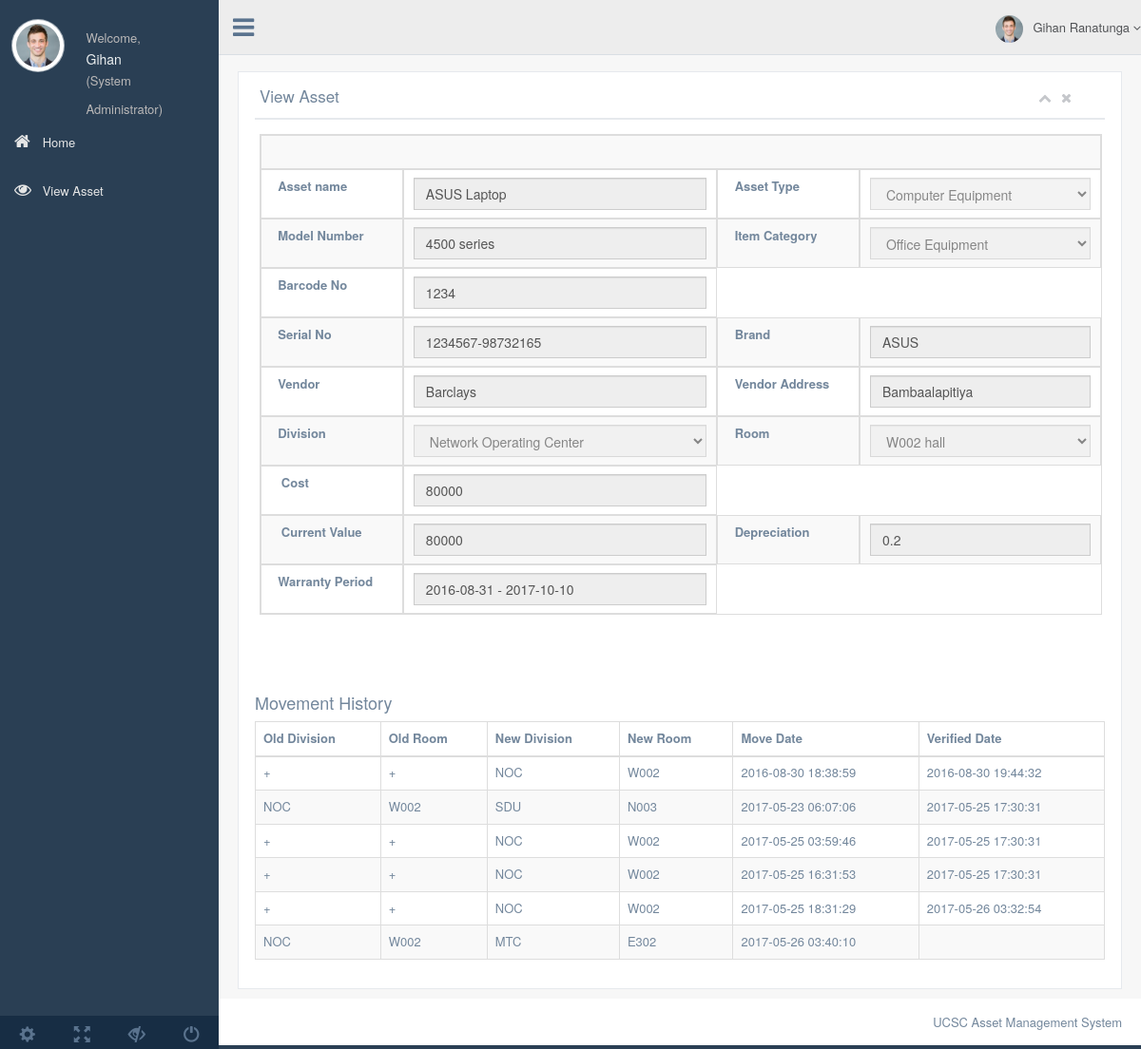
The app's page /asset_details.php?id=27 (signed in) with its own data.
### tables this page shows
CREATE TABLE `asset` (
  `Asset_ID` int(11) NOT NULL,
  `Barcode_No` int(11) DEFAULT NULL,
  `Asset_Name` varchar(60) NOT NULL,
  `Asset_type` varchar(60) NOT NULL,
  `Asset_Category` varchar(60) NOT NULL,
  `Model_No` varchar(60) NOT NULL,
  `Brand` varchar(60) NOT NULL,
  `confirmed` tinyint(1) NOT NULL DEFAULT '0',
  `Serial_No` varchar(60) NOT NULL,
  `Purchase_Date` date NOT NULL,
  `Warranty_End` date NOT NULL,
  `Price` float NOT NULL,
  `Depreciation` float DEFAULT NULL,
  `Last_Value_date` datetime NOT NULL DEFAULT CURRENT_TIMESTAMP,
  `Original_Value` float NOT NULL,
  `Current_Value` float DEFAULT NULL,
  `Vendor` varchar(60) NOT NULL,
  `Vendor_Address` text NOT NULL,
  `Current_Division` varchar(60) DEFAULT NULL,
  `Current_Room` varchar(60) DEFAULT NULL,
  `Asset_Code` varchar(60) DEFAULT NULL,
  `Asset_available` tinyint(11) NOT NULL DEFAULT '1',
  `Asset_approved` tinyint(4) NOT NULL DEFAULT '0',
  `Description` text,
  `Entry_date` datetime NOT NULL DEFAULT CURRENT_TIMESTAMP,
  `deny` tinyint(1) NOT NULL DEFAULT '0',
  `deny_message` varchar(500) DEFAULT NULL
);

CREATE TABLE `asset_movement` (
  `asset_id` int(11) NOT NULL,
  `old_division` varchar(4) DEFAULT NULL,
  `old_room` varchar(4) DEFAULT NULL,
  `new_division` varchar(4) NOT NULL,
  `new_room` varchar(4) NOT NULL,
  `verified` tinyint(4) DEFAULT NULL,
  `move_date` datetime DEFAULT NULL,
  `verify_date` datetime DEFAULT NULL,
  `moved_by` int(11) DEFAULT NULL,
  `approved_by` int(11) DEFAULT NULL
);

### asset_details.php (the view, shortened to what the rows shown need)
<?php
 include "function.php";
$log = new FAssetClerk();
$user_details = $_SESSION['user_details']; $level = $log->retrieve_user_level_name($user_details['user_level']);
$first_name = $user_details['first_name'];
if (isset($_GET['id'])){
    $asset = $log->view_asset($_GET['id']);
    $asset_data = $asset->fetch_assoc();
}
else{
    header("Location:viewasset.php");
    exit();
}
?>
<!DOCTYPE html>
<html lang="en">
<head>
  <link href="css/bootstrap.min.css" rel="stylesheet">
  <link href="fonts/css/font-awesome.min.css" rel="stylesheet">
  <link href="css/custom.css" rel="stylesheet">
  <link href="css/icheck/flat/green.css" rel="stylesheet">
  <link href="css/datatables/jquery.dataTables.min.css" rel="stylesheet" type="text/css" />
  <link href="css/datatables/buttons.bootstrap.min.css" rel="stylesheet" type="text/css" />
  <link href="css/datatables/fixedHeader.bootstrap.min.css" rel="stylesheet" type="text/css" />
  <link href="css/datatables/responsive.bootstrap.min.css" rel="stylesheet" type="text/css" />
  <link href="css/datatables/scroller.bootstrap.min.css" rel="stylesheet" type="text/css" />
</head>
<body class="nav-md">
  <div class="container body">
    <div class="main_container">
      <div class="col-md-3 left_col">
        <div class="left_col scroll-view">
          <div class="profile">
            <div class="profile_info">
              <h2><?php echo $first_name;?></h2>               <span>(<?php echo $level;?>)</span>
            </div>
          </div>
          <br />
        </div>
      </div>
      <div class="right_col" role="main">
        <div class="">
          <div class="row">
            <div class="col-md-12 col-sm-12 col-xs-12">
              <div class="x_panel">
                <div class="x_title">
                  <h2>View Asset </h2>
                </div>
                <div class="x_content">
                  <table id="datatable" class="table table-striped table-bordered">
                    <tbody>
                <tr>
                    <td><input disabled type="text" class="form-control" value="<?php echo $asset_data['Asset_Name']?>" name="name"/></td>
                </tr>
				<tr>
                    <td><input disabled type="text" class="form-control" value="<?php echo $asset_data['Model_No']?>" name="model"/></td>
                </tr>
				<tr>
                    <td><input disabled type="text" class="form-control" value="<?php echo $asset_data['Barcode_No']?>" name="barcode"/></td>
				<tr>
                    <td><input disabled type="text" class="form-control" value="<?php echo $asset_data['Serial_No']?>" name="serial"/></td>
                    <td><input disabled type="text" class="form-control" value="<?php echo $asset_data['Brand']?>" name="brand"/></td>
                </tr>
				<tr>
                    <td><input disabled type="text" class="form-control" value="<?php echo $asset_data['Vendor']?>" name="vendor"/></td>
                    <td><input disabled type="text" class="form-control" value="<?php echo $asset_data['Vendor_Address']?>" name="vendor_add"/></td>
                </tr>
				<tr>
                    <td><input type="text" disabled class="form-control" value="<?php echo $asset_data['Price']?>" name="price"/></td>
                </tr>
				<tr>
                    <td><input type="text" class="form-control" value="<?php echo $asset_data['Current_Value']?>" disabled/></td>
                    <td><input disabled type="text" class="form-control" value="<?php echo $asset_data['Depreciation']?>" name="deprec"/></td>
				</tr>
                                <tr><td align="style="justify"><strong >&nbsp;&nbsp;Warranty Period  </strong></td>
                    <td><input disabled type="text" class="form-control" value="<?php echo $asset_data['Purchase_Date']." - ".$asset_data['Warranty_End']?>" name="warranty"/></td></tr>
            </tbody>
                  </table>
                </div>
                   <h2>Movement History</h2>
                        <table class="table table-striped table-bordered">
                            <thead>
                            <th>Old Division</th>
                            <th>Old Room</th>
                            <th>New Division</th>
                            <th>New Room</th>
                            <th>Move Date</th>
                            <th>Verified Date</th>
                            </thead>
                            <tr>
                                <?php
                                $move = $log->retrieve_asset_movement($_GET['id']);
                                while($mov = $move->fetch_assoc()){
                                    echo "<tr><td>".$mov['old_division']."</td>"
                                            . "<td>".$mov['old_room']."</td>"
                                            . "<td>".$mov['new_division']."</td>"
                                            . "<td>".$mov['new_room']."</td>"
                                            . "<td>".$mov['move_date']."</td>"
                                            . "<td>".$mov['verify_date']."</td></tr>";
                                }
                                ?>
                            </tr>
                        </table>
              </div>
            </div>
                </div>
              </div>
            </div>
          </div>
        </div>
</body>
</html>

### records on screen
asset: name "ASUS Laptop", model "4500 series", barcode "1234", serial "1234567-98732165", brand "ASUS", vendor "Barclays", vendor_add "Bambaalapitiya", price "80000", Current_Value "80000", deprec "0.2", warranty "2016-08-31 - 2017-10-10"
asset_movement: old_division "+", old_room "+", new_division "NOC", new_room "W002", move_date "2016-08-30 18:38:59", verify_date "2016-08-30 19:44:32"
asset_movement: old_division "NOC", old_room "W002", new_division "SDU", new_room "N003", move_date "2017-05-23 06:07:06", verify_date "2017-05-25 17:30:31"
asset_movement: old_division "+", old_room "+", new_division "NOC", new_room "W002", move_date "2017-05-25 03:59:46", verify_date "2017-05-25 17:30:31"
asset_movement: old_division "+", old_room "+", new_division "NOC", new_room "W002", move_date "2017-05-25 16:31:53", verify_date "2017-05-25 17:30:31"
asset_movement: old_division "+", old_room "+", new_division "NOC", new_room "W002", move_date "2017-05-25 18:31:29", verify_date "2017-05-26 03:32:54"
asset_movement: old_division "NOC", old_room "W002", new_division "MTC", new_room "E302", move_date "2017-05-26 03:40:10"

### other values on screen
$first_name "Gihan"
$level "System Administrator"
$last_name "Ranatunga"
form field type "Computer Equipment"
form field category "Office Equipment"
form field division "Network Operating Center"
form field room "W002 hall"
